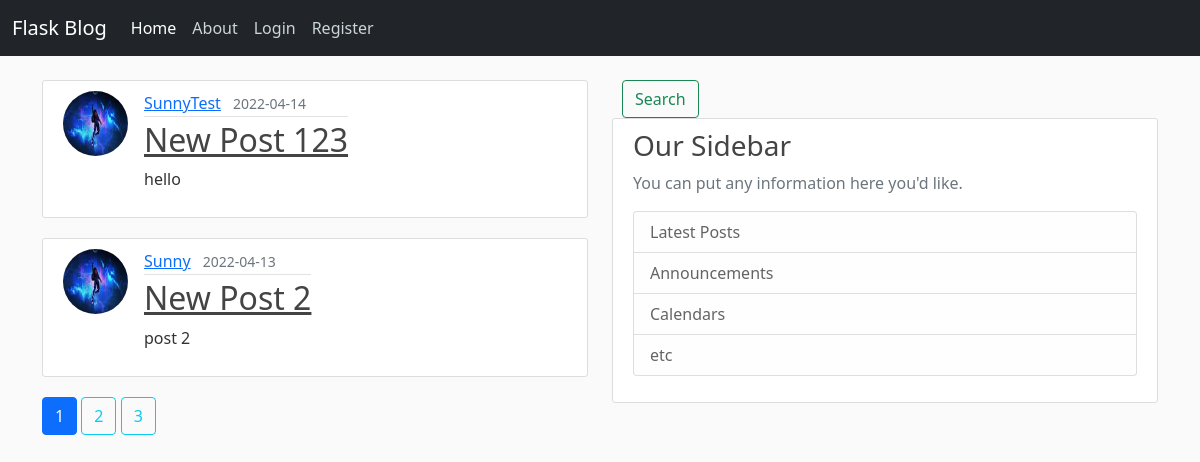
Page /home on the earlier database version.
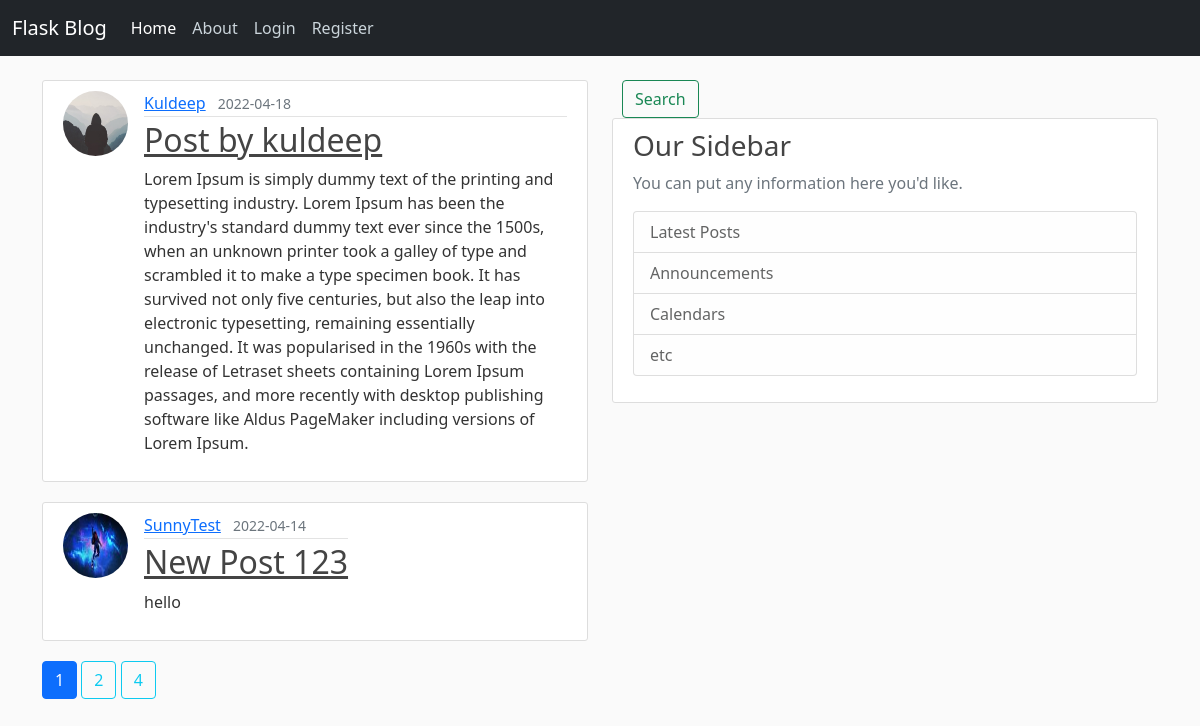
Same page on the later database version.
### flask_learning/models.py (models this page shows, shortened)
class Post(db.Model):
    id = db.Column(db.Integer, primary_key=True)
    title = db.Column(db.String(100), nullable=False)
    date_posted = db.Column(db.DateTime, nullable=False, default=datetime.utcnow())
    content = db.Column(db.Text, nullable=False)
    user_id = db.Column(db.Integer, db.ForeignKey('user.id'), nullable=False)

class User(db.Model, UserMixin):
    id = db.Column(db.Integer, primary_key=True)
    username = db.Column(db.String(20), unique=True, nullable=False)
    email = db.Column(db.String(120), unique=True, nullable=False)
    image_file = db.Column(db.String(20), nullable=False, default='default.jpg')
    password = db.Column(db.String(80), nullable=False)
    posts = db.relationship('Post', backref='author', lazy=True)

### flask_learning/main/routes.py (the view)
@main.route("/")
@main.route("/home")
def home_page():
    form = SearchForm()
    page = request.args.get('page', 1, type=int)
    posts = Post.query.order_by(Post.date_posted.desc()).paginate(page=page, per_page=2)
    return render_template('home.html', form1=form, posts=posts)

### flask_learning/main/routes.py (called while the page is built)
@main.context_processor
def home_form():
    form = SearchForm()
    return dict(form=form)

### flask_learning/templates/home.html (shortened to what this page needs)
{% extends 'layout.html' %}
{% block content %}
    {% for post in posts.items %}
        <article class="d-flex content-section">
            <img class="rounded-circle article-img" src="{{url_for('static', filename='profile_pics/' + post.author.image_file)}}" alt="">
          <div class="media-body">
            <div class="article-metadata">
              <a class="me-2" href="{{url_for('users.user_posts', username=post.author.username) }}">{{ post.author.username }}</a>
              <small class="text-muted">{{ post.date_posted.strftime('%Y-%m-%d ') }}</small>
            </div>
            <h2><a class="article-title" href="{{ url_for('posts.post', post_id=post.id) }}">{{ post.title }}</a></h2>
            <p class="article-content">{{ post.content }}</p>
          </div>
        </article>
    {% endfor %}
    {% for page_num in posts.iter_pages(left_edge=1, right_edge=1, left_current=1, right_current=2) %}
        {% if page_num %}
            {% if posts.page == page_num %}
                <a class="btn btn-primary mb-4" href="{{ url_for('main.home_page', page=page_num) }}">{{ page_num }}</a>
            {% else %}
                <a class="btn btn-outline-info mb-4" href="{{ url_for('main.home_page', page=page_num) }}">{{ page_num }}</a>
            {% endif %}
        {% endif %}
    {% endfor %}
{% endblock content %}

### flask_learning/templates/layout.html (shortened to what this page needs)
<!DOCTYPE html>
<html lang="en">
<head>
    <link href="https://cdn.jsdelivr.net/npm/bootstrap@5.0.2/dist/css/bootstrap.min.css" rel="stylesheet">
    <link rel="stylesheet" href="{{ url_for('static', filename='main.css') }}" type="text/css">
</head>
<body>
    {% include('navbar.html') %}
    <main role="main" class="container">
      <div class="row">
        <div class="col-md-6">
          {% block content %}{% endblock %}
        </div>
      <div class="col-md-6">
           <a class="btn btn-outline-success" style="margin-left:10px;" type="submit" data-bs-toggle='modal' data-bs-target='#searchModal'>Search</a>
        <br>
        <div class="content-section">
            <h3>Our Sidebar</h3>
            <p class='text-muted'>You can put any information here you'd like.
              <ul class="list-group">
                <li class="list-group-item list-group-item-light">Latest Posts</li>
                <li class="list-group-item list-group-item-light">Announcements</li>
                <li class="list-group-item list-group-item-light">Calendars</li>
                <li class="list-group-item list-group-item-light">etc</li>
              </ul>
            </p>
        </div>
      </div>
      </div>
    </main>
</body>
</html>

### flask_learning/templates/navbar.html (shortened to what this page needs)
<header class="site-header">
  <nav class="navbar navbar-expand-lg navbar-dark bg-dark fixed-top">
    <div class="container-fluid">
      <a class="navbar-brand" href="{{ url_for('main.home_page') }}">Flask Blog</a>
      <div class="collapse navbar-collapse" id="navbarSupportedContent">
        <ul class="navbar-nav me-auto mb-2 mb-lg-0">
          <li class="nav-item">
            <a class="nav-link active" aria-current="page" href="{{ url_for('main.home_page') }}">Home</a>
          </li>
          <li class="nav-item">
            <a class="nav-link" href="{{ url_for('main.about_user') }}">About</a>
          </li>
           {% if current_user.is_authenticated %}
            <div class="navbar-nav">
              <a class="nav-item nav-link" href="{{ url_for('posts.new_post') }}">Create Post</a>
              <a class="nav-item nav-link" href="{{ url_for('users.account') }}">Account</a>
              <a class="nav-item nav-link" href="{{ url_for('users.user_logout') }}">Logout</a>
            </div>
            {% else %}
            <div class="navbar-nav">
              <a class="nav-item nav-link" href="{{ url_for('users.user_login') }}">Login</a>
              <a class="nav-item nav-link" href="{{ url_for('users.user_register') }}">Register</a>
            </div>
            {% endif %}
        </ul>
      </div>
    </div>
  </nav>
</header>

### flask_learning/static/main.css (style rules this page uses)
body { background: #fafafa; color: #333333; margin-top: 5rem; }
h1, h2, h3, h4, h5, h6 { color: #444444; }
.site-header .navbar-nav .nav-link { color: #cbd5db; }
.site-header .navbar-nav .nav-link.active { font-weight: 500; }
.content-section { background: #ffffff; padding: 10px 20px; border: 1px solid #dddddd; border-radius: 3px; margin-bottom: 20px; }
.article-title { color: #444444; }
.article-content { white-space: pre-line; }
.article-img { height: 65px; width: 65px; margin-right: 16px; }
.article-metadata { padding-bottom: 1px; margin-bottom: 4px; border-bottom: 1px solid #e3e3e3 }

Differences in the rows shown:
no longer on this page (row unchanged): Post: image_file (picture), author.username "Sunny", date_posted "2022-04-13", title "New Post 2", content "post 2"
added Post: image_file (placeholder picture), author.username "Kuldeep", date_posted "2022-04-18", title "Post by kuldeep", content "Lorem Ipsum is simply dummy text of the printing and typesetting industry. Lorem Ipsum has been the industry's standard dummy text ever since the 1500s, when an unknown printer took a galley of type and scrambled it to make a type specimen book. It has survived not only five centuries, but also the leap into electronic typesetting, remaining essentially unchanged. It was popularised in the 1960s with the release of Letraset sheets containing Lorem Ipsum passages, and more recently with desktop publishing software like Aldus PageMaker including versions of Lorem Ipsum."
Other differences:
new list line: "4"
list line gone: "3"
